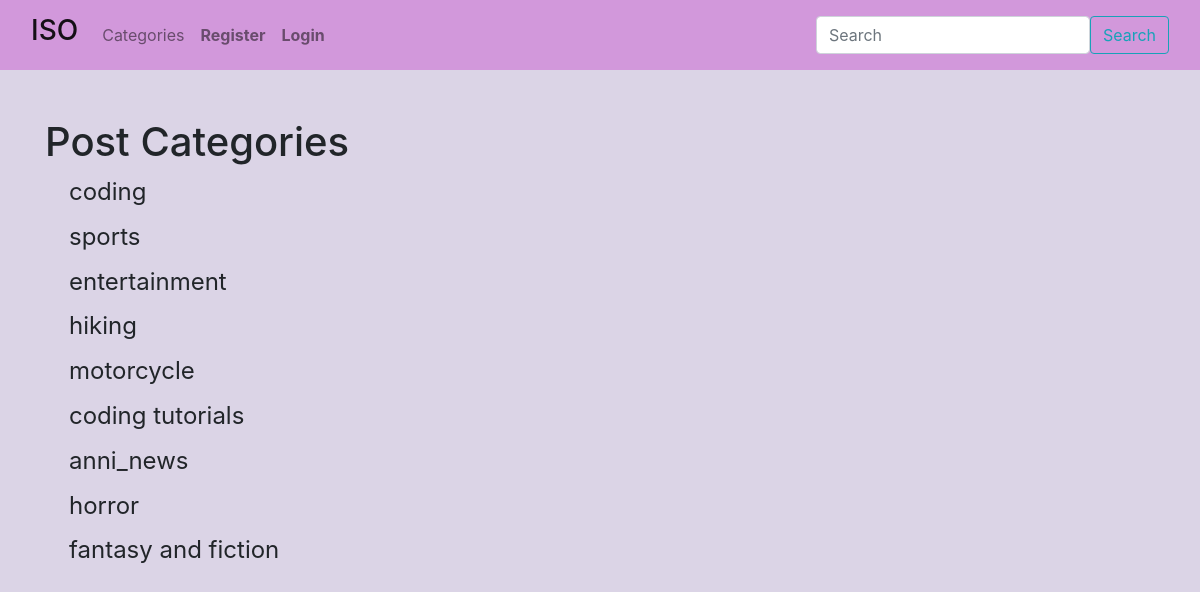
The page /category-list/ on the database as committed earlier.
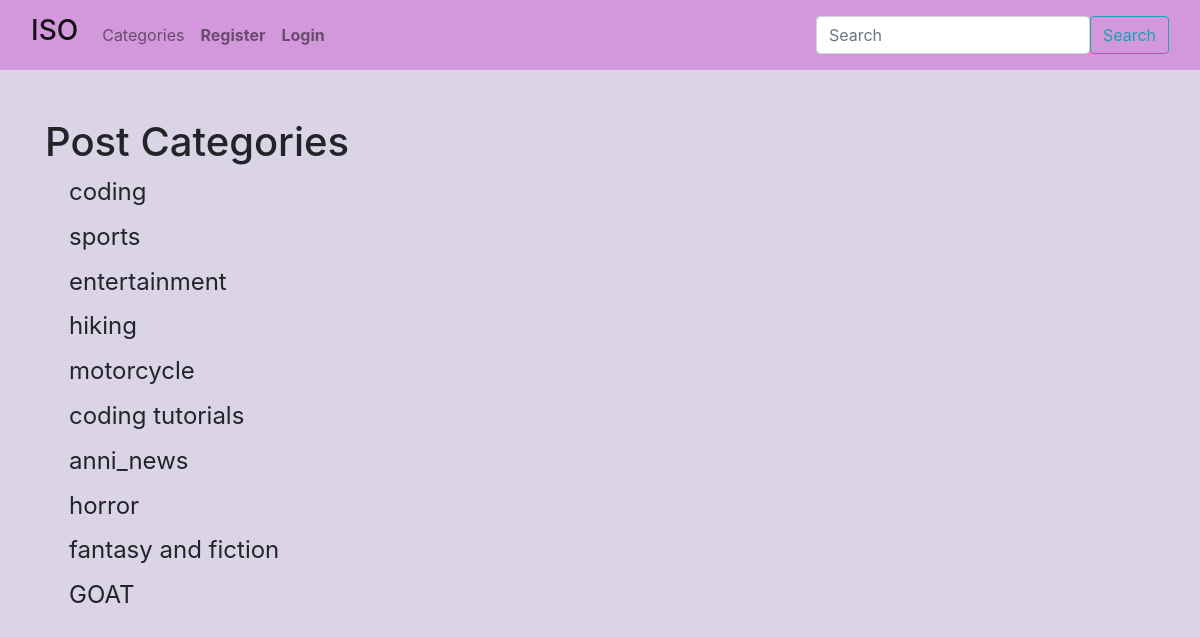
The same page on the database as committed later.
### ISO_Blog/models.py (models this page shows, shortened)
class Category(models.Model):
    name = models.CharField(max_length=255)
    def __str__(self):
        return self.name

### ISO_Blog/views.py (the view)
# urls.py: path('category-list/',CategoryListView, name='category-list' ),
def CategoryListView(request):
    cat_menu_list = Category.objects.all()
    return render(request, 'category_list.html', {'cat_menu_list': cat_menu_list})

### ISO_Blog/templates/category_list.html (shortened to what this page needs)
{% extends 'base.html' %}
{% block content %}
  <h1> Post Categories</h1>
            {% for item in cat_menu_list %}
               <h4><a class="dropdown-item" href="{%url 'category' item|slugify %}">{{ item }}</a></h4>
            {% endfor %}
{% endblock %}

Rows that differ between the two databases and show on the page:
added Category: name "GOAT"
